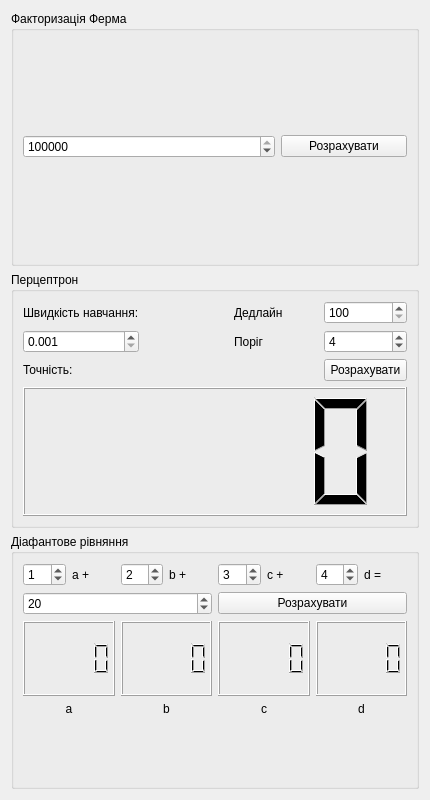
<?xml version="1.0" encoding="UTF-8"?>
<ui version="4.0">
 <class>Lab3</class>
 <widget class="QWidget" name="Lab3">
  <property name="geometry">
   <rect>
    <x>0</x>
    <y>0</y>
    <width>430</width>
    <height>800</height>
   </rect>
  </property>
  <property name="windowTitle">
   <string>Form</string>
  </property>
  <layout class="QGridLayout" name="gridLayout">
   <item row="0" column="0">
    <widget class="QGroupBox" name="fermat">
     <property name="title">
      <string>Факторизація Ферма</string>
     </property>
     <layout class="QGridLayout" name="gridLayout_2">
      <item row="0" column="2">
       <widget class="QPushButton" name="fermatPushButton">
        <property name="text">
         <string>Розрахувати</string>
        </property>
       </widget>
      </item>
      <item row="0" column="0" colspan="2">
       <widget class="QSpinBox" name="fermatInput">
        <property name="minimum">
         <number>1</number>
        </property>
        <property name="maximum">
         <number>999999999</number>
        </property>
        <property name="value">
         <number>774311639</number>
        </property>
       </widget>
      </item>
     </layout>
    </widget>
   </item>
   <item row="1" column="0">
    <widget class="QGroupBox" name="perceptron">
     <property name="title">
      <string>Перцептрон</string>
     </property>
     <layout class="QGridLayout" name="gridLayout_3">
      <item row="2" column="0">
       <widget class="QLabel" name="labelAccuracy">
        <property name="text">
         <string>Точність:</string>
        </property>
       </widget>
      </item>
      <item row="0" column="0">
       <widget class="QLabel" name="labelLRate">
        <property name="text">
         <string>Швидкість навчання:</string>
        </property>
       </widget>
      </item>
      <item row="1" column="3">
       <widget class="QSpinBox" name="pThreshold">
        <property name="minimum">
         <number>1</number>
        </property>
        <property name="value">
         <number>4</number>
        </property>
       </widget>
      </item>
      <item row="0" column="3">
       <widget class="QSpinBox" name="pDeadline">
        <property name="minimum">
         <number>100</number>
        </property>
        <property name="maximum">
         <number>1000</number>
        </property>
        <property name="singleStep">
         <number>100</number>
        </property>
       </widget>
      </item>
      <item row="0" column="2">
       <widget class="QLabel" name="labelDeadline">
        <property name="text">
         <string>Дедлайн</string>
        </property>
       </widget>
      </item>
      <item row="3" column="0" colspan="4">
       <widget class="QLCDNumber" name="pAccuracy"/>
      </item>
      <item row="1" column="0">
       <widget class="QDoubleSpinBox" name="pLearningRate">
        <property name="decimals">
         <number>3</number>
        </property>
        <property name="minimum">
         <double>0.001000000000000</double>
        </property>
        <property name="maximum">
         <double>0.300000000000000</double>
        </property>
        <property name="singleStep">
         <double>0.001000000000000</double>
        </property>
       </widget>
      </item>
      <item row="1" column="2">
       <widget class="QLabel" name="labelThreshold">
        <property name="text">
         <string>Поріг</string>
        </property>
       </widget>
      </item>
      <item row="2" column="3">
       <widget class="QPushButton" name="pPushButton">
        <property name="text">
         <string>Розрахувати</string>
        </property>
       </widget>
      </item>
     </layout>
    </widget>
   </item>
   <item row="2" column="0">
    <widget class="QGroupBox" name="diaphantus">
     <property name="title">
      <string>Діафантове рівняння</string>
     </property>
     <layout class="QGridLayout" name="gridLayout_4">
      <item row="0" column="1">
       <widget class="QLabel" name="aLabel">
        <property name="text">
         <string>a +</string>
        </property>
       </widget>
      </item>
      <item row="0" column="7">
       <widget class="QLabel" name="dLabel">
        <property name="text">
         <string>d =</string>
        </property>
       </widget>
      </item>
      <item row="2" column="4" colspan="2">
       <widget class="QLCDNumber" name="cLcdNumber"/>
      </item>
      <item row="3" column="2" colspan="2">
       <widget class="QLabel" name="bResLabel">
        <property name="text">
         <string>b</string>
        </property>
        <property name="alignment">
         <set>Qt::AlignHCenter|Qt::AlignTop</set>
        </property>
       </widget>
      </item>
      <item row="0" column="5">
       <widget class="QLabel" name="cLabel">
        <property name="text">
         <string>c +</string>
        </property>
       </widget>
      </item>
      <item row="0" column="3">
       <widget class="QLabel" name="bLabel">
        <property name="text">
         <string>b +</string>
        </property>
       </widget>
      </item>
      <item row="3" column="0" colspan="2">
       <widget class="QLabel" name="aResLabel">
        <property name="text">
         <string>a</string>
        </property>
        <property name="alignment">
         <set>Qt::AlignHCenter|Qt::AlignTop</set>
        </property>
       </widget>
      </item>
      <item row="2" column="2" colspan="2">
       <widget class="QLCDNumber" name="bLcdNumber"/>
      </item>
      <item row="3" column="4" colspan="2">
       <widget class="QLabel" name="cResLabel">
        <property name="text">
         <string>c</string>
        </property>
        <property name="alignment">
         <set>Qt::AlignHCenter|Qt::AlignTop</set>
        </property>
       </widget>
      </item>
      <item row="2" column="0" colspan="2">
       <widget class="QLCDNumber" name="aLcdNumber"/>
      </item>
      <item row="2" column="6" colspan="2">
       <widget class="QLCDNumber" name="dLcdNumber"/>
      </item>
      <item row="3" column="6" colspan="2">
       <widget class="QLabel" name="dResLabel">
        <property name="text">
         <string>d</string>
        </property>
        <property name="alignment">
         <set>Qt::AlignHCenter|Qt::AlignTop</set>
        </property>
       </widget>
      </item>
      <item row="1" column="4" colspan="4">
       <widget class="QPushButton" name="dPushButton">
        <property name="text">
         <string>Розрахувати</string>
        </property>
       </widget>
      </item>
      <item row="1" column="0" colspan="4">
       <widget class="QDoubleSpinBox" name="eqSpinBox">
        <property name="decimals">
         <number>0</number>
        </property>
        <property name="value">
         <double>20.000000000000000</double>
        </property>
       </widget>
      </item>
      <item row="0" column="0">
       <widget class="QSpinBox" name="aSpinBox">
        <property name="value">
         <number>1</number>
        </property>
       </widget>
      </item>
      <item row="0" column="2">
       <widget class="QSpinBox" name="bSpinBox">
        <property name="value">
         <number>2</number>
        </property>
       </widget>
      </item>
      <item row="0" column="4">
       <widget class="QSpinBox" name="cSpinBox">
        <property name="value">
         <number>3</number>
        </property>
       </widget>
      </item>
      <item row="0" column="6">
       <widget class="QSpinBox" name="dSpinBox">
        <property name="value">
         <number>4</number>
        </property>
       </widget>
      </item>
     </layout>
    </widget>
   </item>
  </layout>
 </widget>
 <resources/>
 <connections/>
</ui>
